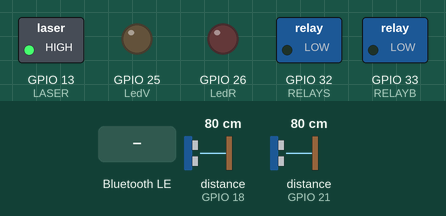
This sketch was run on a simulated ESP32. Shown: switched loads named in the sketch (green lamp = pin HIGH), output pins drawn as LEDs (lit = HIGH). Dashed ring = blinking. The test bench sets the inputs (shaded band); at power-on: distance to the obstacle (sensors on GPIO 18, GPIO 21) 80 cm. The echo pulse lasts 58.3 µs per cm; nothing arrives over Bluetooth unless stated; a phone connects over Bluetooth LE 3 s after start; what the sketch prints to the serial monitor is not drawn.

Above: at 4.7 s.
4.8 s: distance to the obstacle (sensor on GPIO 18) set to 74 cm
6.3 s: distance to the obstacle (sensor on GPIO 18) set to 65 cm
At 7.2 s:
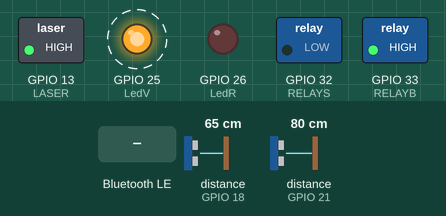
9.4 s: distance to the obstacle (sensor on GPIO 21) set to 77 cm
12.5 s: distance to the obstacle (sensor on GPIO 21) set to 71 cm
At 13.8 s:
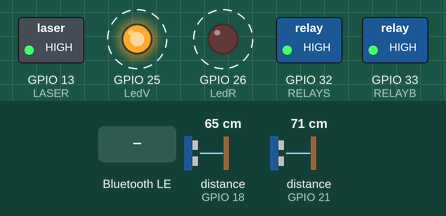
15.6 s: Bluetooth LE write "1" received
At 16.0 s:
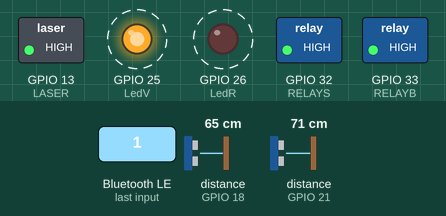
18.7 s: distance to the obstacle (sensor on GPIO 18) set to 120 cm
At 19.4 s:
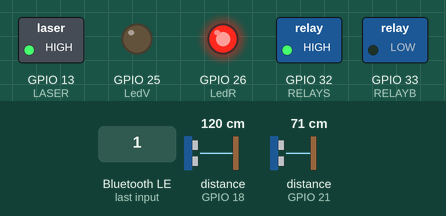
Timing chart, 0 to 21.5 s (numbered marks = the images above; inputs shaded):
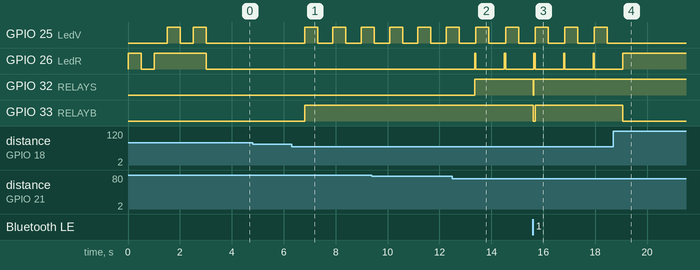

The sketch:

Footcall_AIR_BLE_2Sensores.ino
```cpp
 #include <NewPing.h>
 #include <BLEDevice.h>
 #include <BLEServer.h>
 #include <BLEUtils.h>
 #include <BLE2902.h>
 #include <MFRC522.h>

//#define TRIGGER_PIN1  6     //Sensor del medio, para cuando es solo una direccion
//#define ECHO_PIN1     7

#define SS_PIN 21
#define RST_PIN 22
MFRC522 mfrc522(SS_PIN, RST_PIN);   // Create MFRC522 instance.

int contador_rfid = 0;
int reseteo_rfid = 10;

#define TRIGGER_PIN2  4 //4//Sensor de subida, cercano al arduino
#define ECHO_PIN2     21 //piso 1: 27 PISO 2: 21  //35 - 21
#define TRIGGER_PIN3  5 //5 //Sensor de bajada, alejado del arduino
#define ECHO_PIN3     18 //PISO 1:34 - PISO 2:18
#define RELAYS        32 // 32 (Cable blanco +) y (Cable amarillo -)
#define RELAYB        33 // 33 (Cable azul +) y (Cable verde -)
#define LedR          26 // 26 Led SUBIDA
#define LedV          25 // 25 Led BAJADA

// ARDUINO------
//
//#define TRIGGER_PIN2  5  //Sensor de subida, cercano al arduino
//#define ECHO_PIN2     4
//#define TRIGGER_PIN3  21   //Sensor de bajada, alejado del arduino
//#define ECHO_PIN3     6
//#define RELAYS        3
//#define RELAYB        2

#define MAX_DISTANCE 200
#define LASER         13

#define SERVICE_UUID           "ffe0" // UART service UUID a5f81d42-f76e-11ea-adc1-0242ac120002
#define CHARACTERISTIC_UUID_RX "ffe1"
#define CHARACTERISTIC_UUID_TX "ffe2"

//#define BUTTON_PIN_BITMASK 0x8010  // 2^15+2^4 en hexa

//NewPing sonar1(TRIGGER_PIN2, ECHO_PIN2, MAX_DISTANCE);
NewPing sonar2(TRIGGER_PIN2, ECHO_PIN2, MAX_DISTANCE);
NewPing sonar3(TRIGGER_PIN3, ECHO_PIN3, MAX_DISTANCE);

int contador1 = 0;
int contador2 = 0;
int contador3 = 0;
int restraso = 500;
bool flag = true;
bool deviceConnected = false;
char credentials[32];
float dist_set_subida;
float dist_set_bajada;
float switch_sub;
float switch_baj;
float distancia2;
float distancia3;
float txValue = 0;
BLECharacteristic *pCharacteristic;

// REPLACE WITH YOUR RECEIVER MAC Address
//MAC ADRESS DE ANTENA ROJA: 30:C6:F7:0D:D2:28
//uint8_t broadcastAddress[] = {0X84, 0xCC, 0xA8, 0x7A, 0x0A, 0x5C};
//84:CC:A8:7B:CF:90

//aircll darsakud _ 94:B9:7E:C0:66:CC
//aircall prueba _ 84:CC:A8:7A:0A:5C


void inicio() {
  Serial.println("Iniciando");
  digitalWrite(LedR, HIGH);
  delay(500);
  digitalWrite(LedR, LOW);
  delay(500);
  digitalWrite(LedR, HIGH);
  delay(500);
  digitalWrite(LedV, HIGH);
  delay(500);
  digitalWrite(LedV, LOW);
  delay(500);
  digitalWrite(LedV, HIGH);
  delay(500);
  digitalWrite(LedR, LOW);
  digitalWrite(LedV, LOW);
}

class MyServerCallbacks: public BLEServerCallbacks {
    void onConnect(BLEServer* pServer) {
      deviceConnected = true;
    };

    void onDisconnect(BLEServer* pServer) {
      deviceConnected = false;
    }
};


class MyCallbacks: public BLECharacteristicCallbacks {
    void onWrite(BLECharacteristic *pCharacteristic) {
      std::string rxValue = pCharacteristic->getValue();

      if (rxValue.length() > 0) {
        Serial.println("***");
        Serial.print("Received Value: ");

          for (int i = 0; i < rxValue.length(); i++) {
          Serial.println(rxValue[1]);
        }

        Serial.println("---rxValues--");
        Serial.println(rxValue.length());
        Serial.println(rxValue[0]);
        Serial.println(rxValue[1]);
        Serial.println("--------------");
       Serial.println("*********");
//
//        // Do stuff based on the command received from the app
//
        if (rxValue.find("X") != -1) {
          digitalWrite(RELAYS,HIGH);
          digitalWrite(LedR, HIGH);
          Serial.println("Llamada de subida");
          ESP.restart();

        }else{
          digitalWrite(RELAYS,LOW);
          digitalWrite(LedR, LOW);
        }

        if (rxValue.find("Y") != -1) {
          digitalWrite(RELAYB, HIGH);
          digitalWrite(LedV, HIGH);
          Serial.println("Llamada de bajada");
          ESP.restart();
        }else{
          digitalWrite(RELAYB, LOW);
          digitalWrite(LedV, LOW);
        }

        Serial.println();
        Serial.println("***");
      }
    }
};

void setup() {
  Serial.begin(115200);
  //delay(10);

  pinMode(RELAYS,OUTPUT);
  pinMode(RELAYB,OUTPUT);
  pinMode(LASER,OUTPUT);
    pinMode(LedR,OUTPUT);
  pinMode(LedV,OUTPUT);

  digitalWrite(RELAYS,LOW);
  digitalWrite(RELAYB,LOW);
  digitalWrite(LASER,HIGH);
  SetDistance();

  // Create the BLE Device
  BLEDevice::init("FOOTCALL SV"); // Give it a name

  // Create the BLE Server
  BLEServer *pServer = BLEDevice::createServer();
  pServer->setCallbacks(new MyServerCallbacks());

  // Create the BLE Service
  BLEService *pService = pServer->createService(SERVICE_UUID);

  // Create a BLE Characteristic
  pCharacteristic = pService->createCharacteristic(
                      CHARACTERISTIC_UUID_TX,
                      BLECharacteristic::PROPERTY_NOTIFY
                    );

  pCharacteristic->addDescriptor(new BLE2902());

  BLECharacteristic *pCharacteristic = pService->createCharacteristic(
                                         CHARACTERISTIC_UUID_RX,
                                         BLECharacteristic::PROPERTY_WRITE
                                       );

  pCharacteristic->setCallbacks(new MyCallbacks());

  // Start the service
  pService->start();

  // Start advertising
  pServer->getAdvertising()->start();
  Serial.println("Waiting a client connection to notify.");
}


void(* resetFunc) (void) = 0; //declare reset function @ address 0

 void SetDistance(){
  Serial.println("-------------------------FOOTCALL AIR-------------------------------");
  Serial.println("-----------------------------V. 1.0.0-------------------------------");
  inicio();
  float dist_subida = (0.034027/2)*sonar2.ping_median(10);
  float dist_bajada = (0.034027/2)*sonar3.ping_median(10);
  Serial.println("DISTANCIA INICIAL:: ");
  Serial.print("SUBIDA: ");
  Serial.println(dist_subida);
  Serial.print("BAJADA: ");
  Serial.println(dist_bajada);
  dist_set_subida = dist_subida - 5;
  dist_set_bajada = dist_bajada - 9;
  Serial.println("EL BOTON ACTIVA A ESTA DISTANCIA: ");
  Serial.print("SUBIDA: ");
  Serial.println(dist_set_subida);
  Serial.print("BAJADA: ");
  Serial.println(dist_set_bajada);
  Serial.println("--------------------------------------------------------------");
  Serial.println("--------------------------------------------------------------");
}

void loop(){

   Serial.print("Contador de reset: ");
   Serial.println(contador1);
   contador1++;

  if(contador1 > 300){
 Serial.println("RESETEANDO DE SOFTWARE");
    resetFunc();
  }

    distancia2 = (0.034027/2)*sonar2.ping_median(10);
    Serial.print("Distancia 2: ");
    Serial.println(distancia2);

    if (distancia2 == 0 || distancia2 > dist_set_subida){
      Serial.println("NADA SUBIDA");
       digitalWrite(RELAYS,LOW);
      digitalWrite(LASER,HIGH);
      contador2 = 0;
    }

        distancia3 = (0.034027/2)*sonar3.ping_median(10);
    Serial.print("Distancia 3: ");
    Serial.println(distancia3);

     if (distancia3 == 0 || distancia3 > dist_set_bajada){
      Serial.println("NADA BAJADA");
       digitalWrite(RELAYB,LOW);
       contador3 = 0;
    }

     if ( distancia2 > 0 && distancia2 < dist_set_subida && contador2 < 35){
          digitalWrite(RELAYS,HIGH);
          digitalWrite(LASER,HIGH);
          digitalWrite(LedR,HIGH);
          delay(50);
          contador2++;
          Serial.println("ACTIVADO SENSOR DE SUBIDA");
          // Serial.println(contador2);
    }


   if ( distancia2 > 0 && distancia2 < dist_set_subida && contador2 >= 35){
       Serial.println("BOTON DE SUBIDA TRABADO");
       //resetFunc();  //call reset
       digitalWrite(RELAYS,LOW);
       digitalWrite(LASER,HIGH);
       digitalWrite(LedR, HIGH);
       delay(500);
       digitalWrite(LedR,LOW);
       delay(50);
       contador2++;
    }

    // Si lleva mas de 1 minuto, se resetea el modulo
    if ( contador2 >= 70 ){
        digitalWrite(LASER,LOW);
        Serial.println("RESETEANDO MODULO");
        delay(2000);
       resetFunc();  //call reset
    }


//  Sensor Bajando
      if ( distancia3 > 0 && distancia3 < dist_set_bajada && contador3 < 35){
      digitalWrite(RELAYB,HIGH);
      digitalWrite(LedR, LOW);
      digitalWrite(LedV,HIGH);
      delay(500);
      digitalWrite(LedV, LOW);
      delay(50);
      contador2++;
      Serial.println("ACTIVADO SENSOR DE BAJADA");
      Serial.println(contador2);
    }

//Verificar si el boton leva mas de 30 segundos activado

    if ( distancia3 > 0 && distancia3 < dist_set_bajada && contador3 >= 35){
      Serial.println("BOTON DE BAJADA TRABADO");
      //resetFunc();  //call reset
      digitalWrite(RELAYB,LOW);
      digitalWrite(LASER,HIGH);
      digitalWrite(LedV,HIGH);
      delay(50);
      contador3++;
    }

// Si lleva mas de 1 minuto, se resetea el modulo
    if ( contador3 >= 70 ){
      digitalWrite(LASER,LOW);
      Serial.println("RESETEANDO POR BOTON BAJADA");
      delay(2000);
      resetFunc();  //call reset
    }
    Serial.println("-------------------------------------------------------------");
    Serial.println("-------------------------------------------------------------");
}
//    if ( ! mfrc522.PICC_IsNewCardPresent())
//{
  //Serial.println("new card prtesent");
//   if(contador_rfid > reseteo_rfid){
//        ESP.restart();
//        contador_rfid = 0;
//        Serial.println(" reseteando");
//    }
//    contador_rfid++;
//  //Serial.print("contador");
//    Serial.println(contador_rfid);
//    delay(1000);
//    return;
//}

  // Select one of the cards
// if ( ! mfrc522.PICC_ReadCardSerial())
//  {
//   // Serial.println(" Access denied");
//    return;
//  }
//
//  //Show UID on serial monitor
//  Serial.print("UID tag :");
//  String content= "";
//  byte letter;
//  for (byte i = 0; i < mfrc522.uid.size; i++)
//  {
//     Serial.print(mfrc522.uid.uidByte[i] < 0x10 ? " 0" : " ");
//     Serial.print(mfrc522.uid.uidByte[i], HEX);
//     content.concat(String(mfrc522.uid.uidByte[i] < 0x10 ? " 0" : " "));
//     content.concat(String(mfrc522.uid.uidByte[i], HEX));
//  }
//  Serial.println();
//  Serial.print("Message : ");
//  content.toUpperCase();
////LLAVE MAESTRA ----------------------------
//     if (content.substring(1) == "94 94 5C 33") //change here the UID of the card/cards that you want to give access UID tag : 94 94 5C 33
//  {
//    myData.msj = 6;
//    esp_err_t result = esp_now_send(broadcastAddress, (uint8_t *) &myData, sizeof(myData));
//    Serial.println("Activando Piso 1");
//    digitalWrite(RELAYB,HIGH);
//    Serial.println();
//    delay(500);
//  }
//     if (content.substring(1) == "47 33 43 34") //change here the UID of the card/cards that you want to give access UID tag : 94 94 5C 33
//  {
//    myData.msj = 9;
//    esp_err_t result = esp_now_send(broadcastAddress, (uint8_t *) &myData, sizeof(myData));
//    Serial.println("Activando Piso 1");
//    digitalWrite(RELAYB,HIGH);
//    Serial.println();
//    delay(500);
//  }
//  if (content.substring(1) == "96 74 0F 9B") //change here the UID of the card/cards that you want to give access UID tag : 94 94 5C 33
//  {
//    myData.msj = 3;
//    esp_err_t result = esp_now_send(broadcastAddress, (uint8_t *) &myData, sizeof(myData));
//    Serial.println("Activando Piso 1");
//    digitalWrite(RELAYB,HIGH);
//    Serial.println();
//    delay(500);
//  }
//
//
//  else{
//    Serial.println(" Access denied");
//    delay(500);
//  }
//  Serial.println(contador_rfid);
//
//  //----------------------------------------------------------------------------------------
//  delay(restraso);
```

Measured:
- the behaviour switches between 71 and 70 cm on distance to the obstacle (sensor on GPIO 18) (found by bisection; images 0 and 1)
- the behaviour switches between 75 and 74 cm on distance to the obstacle (sensor on GPIO 21) (found by bisection; images 1 and 2)
- after the input at 4.8 s, every drawn part: stays the same
- after the input at 6.3 s, GPIO 25 (LedV): alternates HIGH for 0.50 s and LOW for 0.59 s, starting after 0.51 s; GPIO 33 (RELAYB): LOW → HIGH after 0.51 s
- after the input at 12.5 s, GPIO 26 (LedR): alternates HIGH for 0.05 s and LOW for 1.1 s, starting after 0.86 s; GPIO 32 (RELAYS): LOW → HIGH after 0.86 s
- after the input at 15.6 s, GPIO 32 (RELAYS): HIGH → LOW at once, → HIGH 0.03 s later; GPIO 33 (RELAYB): HIGH → LOW at once, → HIGH 0.08 s later
- after the input at 18.7 s, GPIO 25 (LedV): stops changing and stays LOW; GPIO 26 (LedR): goes on until 19.1 s, then stays HIGH; GPIO 33 (RELAYB): HIGH → LOW after 0.37 s
